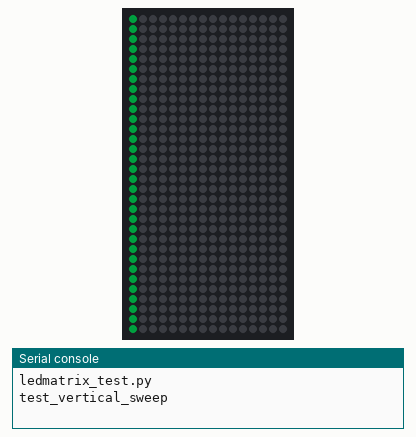
Bench run of a program on a simulated CircuitPython board. On the bench: 16×32 RGB LED matrix (first LED top left, wired row by row, every second row reversed), the last lines printed to the serial console. Dim RGB values are drawn brighter than linear.

Above: at 1.7 s.
At 4.47 s:
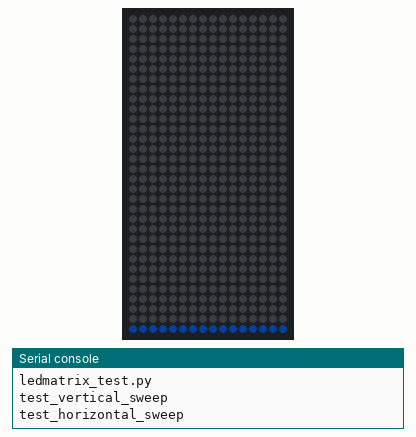

The program:

ledmatrix_test.py
```python
"""
LED matrix test — 16×32 WS2812, snake layout, top-right origin.

Port of ../example/ledmatrix_test.py for the Seeed Studio XIAO ESP32S3 Sense.
Untested — see README "Board variants" section for details.

Test sequence (loops forever):
  1. Vertical strip sweeping left → right
  2. Horizontal strip sweeping top → bottom
  3. Plasma animation in blue-green HSV range

Snake wiring convention:
  Pixel 0 is at the top-right corner.
  Even rows run right → left,  odd rows run left → right.

      col  15 14 13 … 1  0
  row 0:   [0  1  2 … 14 15]   right → left
  row 1:   [16 17 18… 30 31]   left  → right
  row 2:   [32 33 34… 46 47]   right → left
  …

Connect the matrix data-in line to a free GPIO.
GPIO14 (used on the other boards) is the camera's CAM_D4 data line on this
board, so we use GPIO1 (header pin D0) instead — the camera, I2C, SD, and
UART pins on this board don't touch it.
"""

import time
import math
import board
import microcontroller
import neopixel

# ── Configuration ─────────────────────────────────────────────────────────────

# GPIO1 (D0) is free: not used by the camera, SD card, I2C, or UART on this board.
DATA_PIN = microcontroller.pin.GPIO1
WIDTH      = 16           # columns
HEIGHT     = 32           # rows
BRIGHTNESS = 0.15         # 0.0–1.0  (keep low for direct viewing / power budget)

# Sweep speed and hold time for the strip tests
SWEEP_DELAY_S = 0.05   # pause between each step
SWEEP_HOLD_S  = 0.4    # pause after the full sweep finishes

# Plasma duration and speed
PLASMA_DURATION_S = 12.0
PLASMA_SPEED      = 1.4   # higher = faster animation

# Hue range for plasma: 0.333 = green, 0.5 = cyan, 0.667 = blue (all 0.0–1.0)
PLASMA_HUE_MIN = 0.40   # cyan-green
PLASMA_HUE_MAX = 0.70   # blue

# ── NeoPixel setup ────────────────────────────────────────────────────────────

pixels = neopixel.NeoPixel(
    DATA_PIN,
    WIDTH * HEIGHT,
    brightness=BRIGHTNESS,
    auto_write=False,
    pixel_order=neopixel.GRB,
)

# ── Coordinate mapping ────────────────────────────────────────────────────────

def xy_to_index(x, y):
    """Return the pixel index for logical (x, y), honouring the snake layout."""
    if y % 2 == 0:          # even row: right → left
        return y * WIDTH + (WIDTH - 1 - x)
    else:                    # odd row:  left  → right
        return y * WIDTH + x

def set_pixel(x, y, color):
    pixels[xy_to_index(x, y)] = color

def fill_matrix(color):
    pixels.fill(color)

def clear():
    pixels.fill((0, 0, 0))

# ── Color helpers ─────────────────────────────────────────────────────────────

def hsv_to_rgb(h, s, v):
    """Convert HSV (each 0.0–1.0) to an (r, g, b) tuple (each 0–255)."""
    if s == 0.0:
        c = int(v * 255)
        return (c, c, c)
    i = int(h * 6.0)
    f = h * 6.0 - i
    p = v * (1.0 - s)
    q = v * (1.0 - f * s)
    t = v * (1.0 - (1.0 - f) * s)
    i %= 6
    if   i == 0: r, g, b = v, t, p
    elif i == 1: r, g, b = q, v, p
    elif i == 2: r, g, b = p, v, t
    elif i == 3: r, g, b = p, q, v
    elif i == 4: r, g, b = t, p, v
    else:        r, g, b = v, p, q
    return (int(r * 255), int(g * 255), int(b * 255))

# ── Test 1: vertical strip, left → right ──────────────────────────────────────

def test_vertical_sweep():
    """Light one full column at a time, scanning from x=0 to x=WIDTH-1."""
    color = (0, 200, 80)
    for x in range(WIDTH):
        clear()
        for y in range(HEIGHT):
            set_pixel(x, y, color)
        pixels.show()
        time.sleep(SWEEP_DELAY_S)
    time.sleep(SWEEP_HOLD_S)

# ── Test 2: horizontal strip, top → bottom ────────────────────────────────────

def test_horizontal_sweep():
    """Light one full row at a time, scanning from y=0 to y=HEIGHT-1."""
    color = (0, 80, 200)
    for y in range(HEIGHT):
        clear()
        for x in range(WIDTH):
            set_pixel(x, y, color)
        pixels.show()
        time.sleep(SWEEP_DELAY_S)
    time.sleep(SWEEP_HOLD_S)

# ── Test 3: plasma animation ──────────────────────────────────────────────────

def test_plasma():
    """
    Animate a sine-wave plasma for PLASMA_DURATION_S seconds.

    Three overlapping sine waves produce the plasma texture; the
    resulting value is mapped onto the blue-green portion of the HSV
    colour wheel.
    """
    t_start = time.monotonic()
    while time.monotonic() - t_start < PLASMA_DURATION_S:
        t = time.monotonic() * PLASMA_SPEED
        for y in range(HEIGHT):
            for x in range(WIDTH):
                # Three sine waves along different axes + time offset
                wave = (
                    math.sin(x * 0.50 + t) +
                    math.sin(y * 0.35 + t * 0.80) +
                    math.sin((x * 0.30 + y * 0.40) + t * 1.20)
                ) / 3.0   # normalise to –1 … +1

                v = (wave + 1.0) / 2.0   # shift to 0.0 … 1.0
                hue = PLASMA_HUE_MIN + v * (PLASMA_HUE_MAX - PLASMA_HUE_MIN)
                set_pixel(x, y, hsv_to_rgb(hue, 1.0, 1.0))
        pixels.show()

# ── Main loop ─────────────────────────────────────────────────────────────────

clear()
pixels.show()
time.sleep(0.3)

print("ledmatrix_test.py")

while True:
    print("test_vertical_sweep")
    test_vertical_sweep()
    print("test_horizontal_sweep")
    test_horizontal_sweep()
    # print("test_plasma")
    # test_plasma()
```

Measured:
- what the display in image 0 shows lasts 0.4 s, from 1.5 s to 1.9 s
